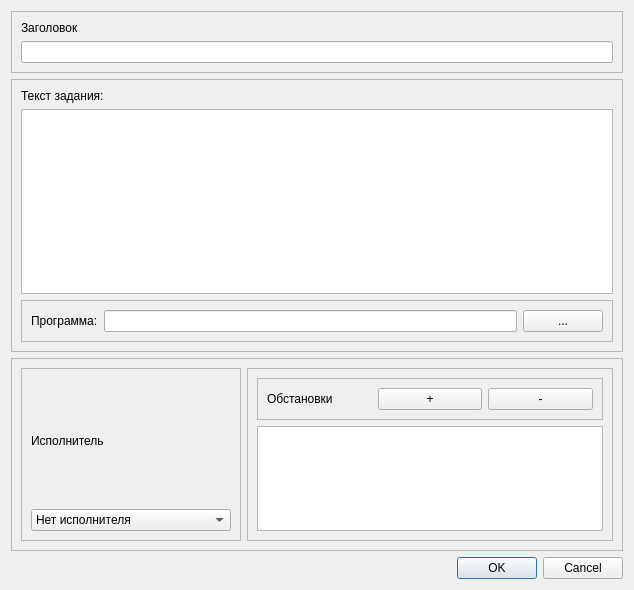
<?xml version="1.0" encoding="UTF-8"?>
<ui version="4.0">
 <class>EditDialog</class>
 <widget class="QDialog" name="EditDialog">
  <property name="geometry">
   <rect>
    <x>0</x>
    <y>0</y>
    <width>634</width>
    <height>590</height>
   </rect>
  </property>
  <property name="windowTitle">
   <string>Редактирование</string>
  </property>
  <layout class="QHBoxLayout" name="horizontalLayout_3">
   <item>
    <layout class="QVBoxLayout" name="verticalLayout">
     <item>
      <widget class="QFrame" name="frame">
       <property name="frameShape">
        <enum>QFrame::StyledPanel</enum>
       </property>
       <property name="frameShadow">
        <enum>QFrame::Raised</enum>
       </property>
       <layout class="QVBoxLayout" name="verticalLayout_3">
        <item>
         <widget class="QLabel" name="label">
          <property name="text">
           <string>Заголовок</string>
          </property>
         </widget>
        </item>
        <item>
         <widget class="QLineEdit" name="TitleEdit"/>
        </item>
       </layout>
      </widget>
     </item>
     <item>
      <widget class="QFrame" name="frame_2">
       <property name="frameShape">
        <enum>QFrame::StyledPanel</enum>
       </property>
       <property name="frameShadow">
        <enum>QFrame::Raised</enum>
       </property>
       <layout class="QVBoxLayout" name="verticalLayout_2">
        <item>
         <widget class="QLabel" name="label_2">
          <property name="text">
           <string>Текст задания:</string>
          </property>
         </widget>
        </item>
        <item>
         <widget class="QTextEdit" name="DescEdit"/>
        </item>
        <item>
         <widget class="QFrame" name="frame_4">
          <property name="frameShape">
           <enum>QFrame::StyledPanel</enum>
          </property>
          <property name="frameShadow">
           <enum>QFrame::Raised</enum>
          </property>
          <layout class="QHBoxLayout" name="horizontalLayout">
           <item>
            <widget class="QLabel" name="label_5">
             <property name="text">
              <string>Программа:</string>
             </property>
            </widget>
           </item>
           <item>
            <widget class="QLineEdit" name="PrgEdit"/>
           </item>
           <item>
            <widget class="QPushButton" name="prgButt">
             <property name="text">
              <string>...</string>
             </property>
            </widget>
           </item>
          </layout>
         </widget>
        </item>
       </layout>
      </widget>
     </item>
     <item>
      <widget class="QFrame" name="frame_3">
       <property name="maximumSize">
        <size>
         <width>16777215</width>
         <height>200</height>
        </size>
       </property>
       <property name="frameShape">
        <enum>QFrame::StyledPanel</enum>
       </property>
       <property name="frameShadow">
        <enum>QFrame::Raised</enum>
       </property>
       <layout class="QHBoxLayout" name="horizontalLayout_2">
        <item>
         <widget class="QFrame" name="frame_5">
          <property name="frameShape">
           <enum>QFrame::StyledPanel</enum>
          </property>
          <property name="frameShadow">
           <enum>QFrame::Raised</enum>
          </property>
          <layout class="QVBoxLayout" name="verticalLayout_4">
           <item>
            <widget class="QLabel" name="label_3">
             <property name="text">
              <string>Исполнитель</string>
             </property>
            </widget>
           </item>
           <item>
            <widget class="QComboBox" name="IspCombo">
             <property name="minimumSize">
              <size>
               <width>200</width>
               <height>0</height>
              </size>
             </property>
             <item>
              <property name="text">
               <string>Нет исполнителя</string>
              </property>
             </item>
             <item>
              <property name="text">
               <string>Robot</string>
              </property>
             </item>
             <item>
              <property name="text">
               <string>Водолей</string>
              </property>
             </item>
            </widget>
           </item>
          </layout>
         </widget>
        </item>
        <item>
         <widget class="QFrame" name="frame_6">
          <property name="frameShape">
           <enum>QFrame::StyledPanel</enum>
          </property>
          <property name="frameShadow">
           <enum>QFrame::Raised</enum>
          </property>
          <layout class="QVBoxLayout" name="verticalLayout_5">
           <item>
            <widget class="QFrame" name="frame_7">
             <property name="frameShape">
              <enum>QFrame::StyledPanel</enum>
             </property>
             <property name="frameShadow">
              <enum>QFrame::Raised</enum>
             </property>
             <layout class="QHBoxLayout" name="horizontalLayout_4">
              <item>
               <widget class="QLabel" name="label_4">
                <property name="text">
                 <string>Обстановки</string>
                </property>
               </widget>
              </item>
              <item>
               <widget class="QPushButton" name="ButtonAddEnv">
                <property name="text">
                 <string>+</string>
                </property>
               </widget>
              </item>
              <item>
               <widget class="QPushButton" name="remEnvButt">
                <property name="text">
                 <string>-</string>
                </property>
               </widget>
              </item>
             </layout>
            </widget>
           </item>
           <item>
            <widget class="QListWidget" name="EnvList"/>
           </item>
          </layout>
         </widget>
        </item>
       </layout>
      </widget>
     </item>
     <item>
      <widget class="QDialogButtonBox" name="buttonBox">
       <property name="orientation">
        <enum>Qt::Horizontal</enum>
       </property>
       <property name="standardButtons">
        <set>QDialogButtonBox::Cancel|QDialogButtonBox::Ok</set>
       </property>
      </widget>
     </item>
    </layout>
   </item>
  </layout>
 </widget>
 <resources/>
 <connections>
  <connection>
   <sender>buttonBox</sender>
   <signal>accepted()</signal>
   <receiver>EditDialog</receiver>
   <slot>accept()</slot>
   <hints>
    <hint type="sourcelabel">
     <x>248</x>
     <y>254</y>
    </hint>
    <hint type="destinationlabel">
     <x>157</x>
     <y>274</y>
    </hint>
   </hints>
  </connection>
  <connection>
   <sender>buttonBox</sender>
   <signal>rejected()</signal>
   <receiver>EditDialog</receiver>
   <slot>reject()</slot>
   <hints>
    <hint type="sourcelabel">
     <x>316</x>
     <y>260</y>
    </hint>
    <hint type="destinationlabel">
     <x>286</x>
     <y>274</y>
    </hint>
   </hints>
  </connection>
 </connections>
</ui>
